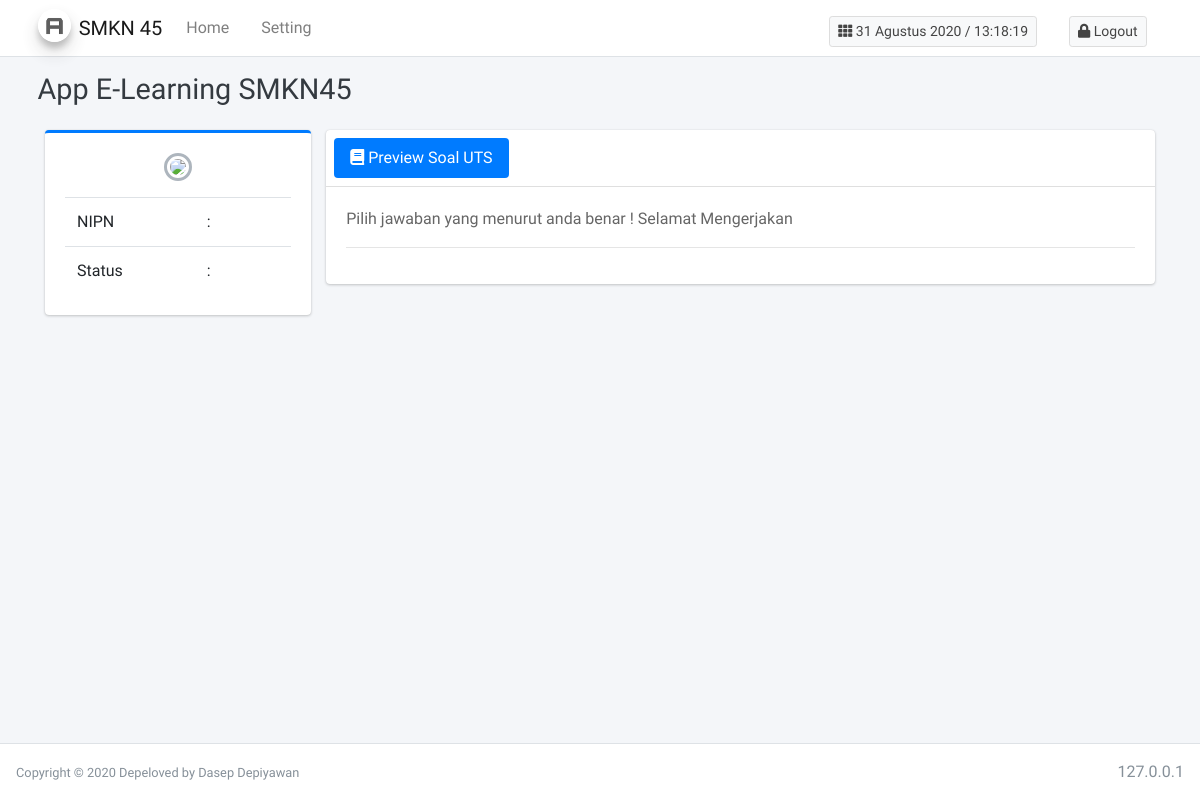
The page /guru/Soal_uts/view_uts/A002 on the database as committed earlier.
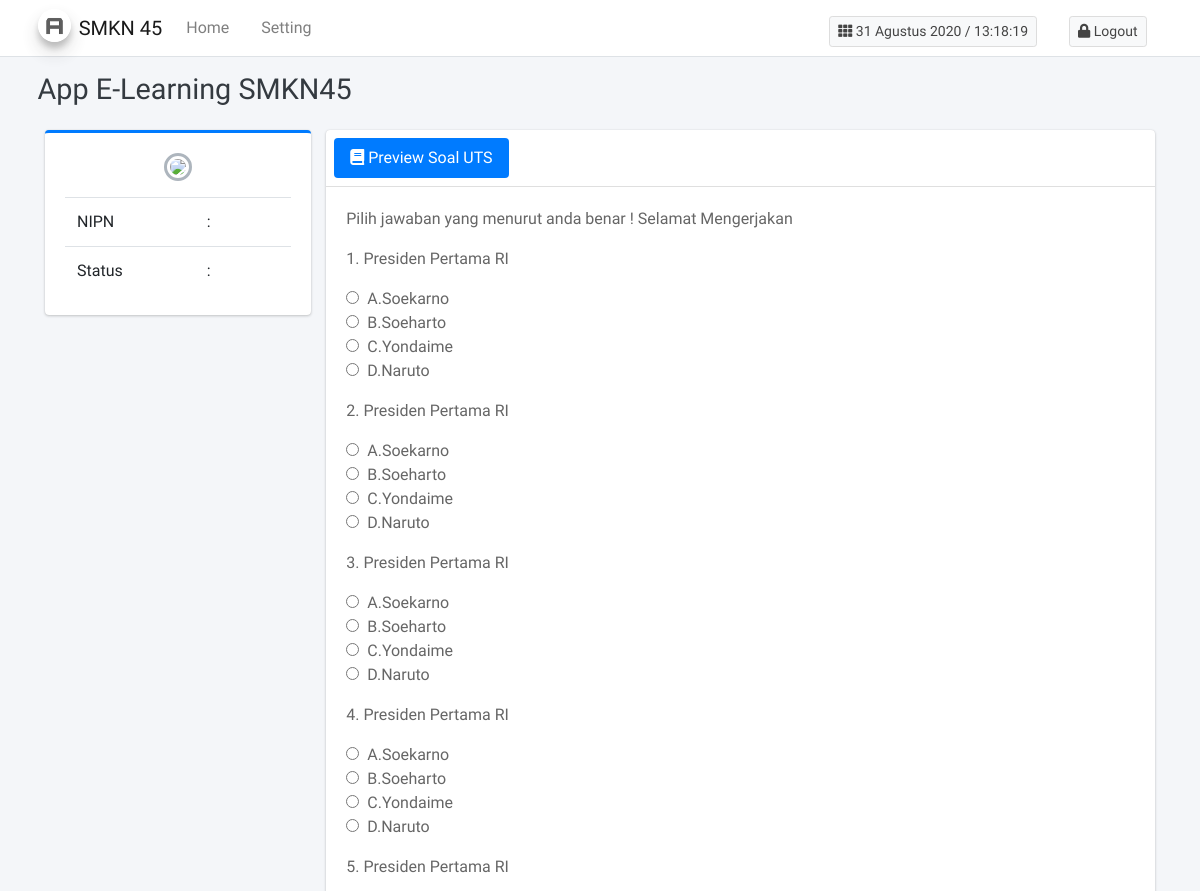
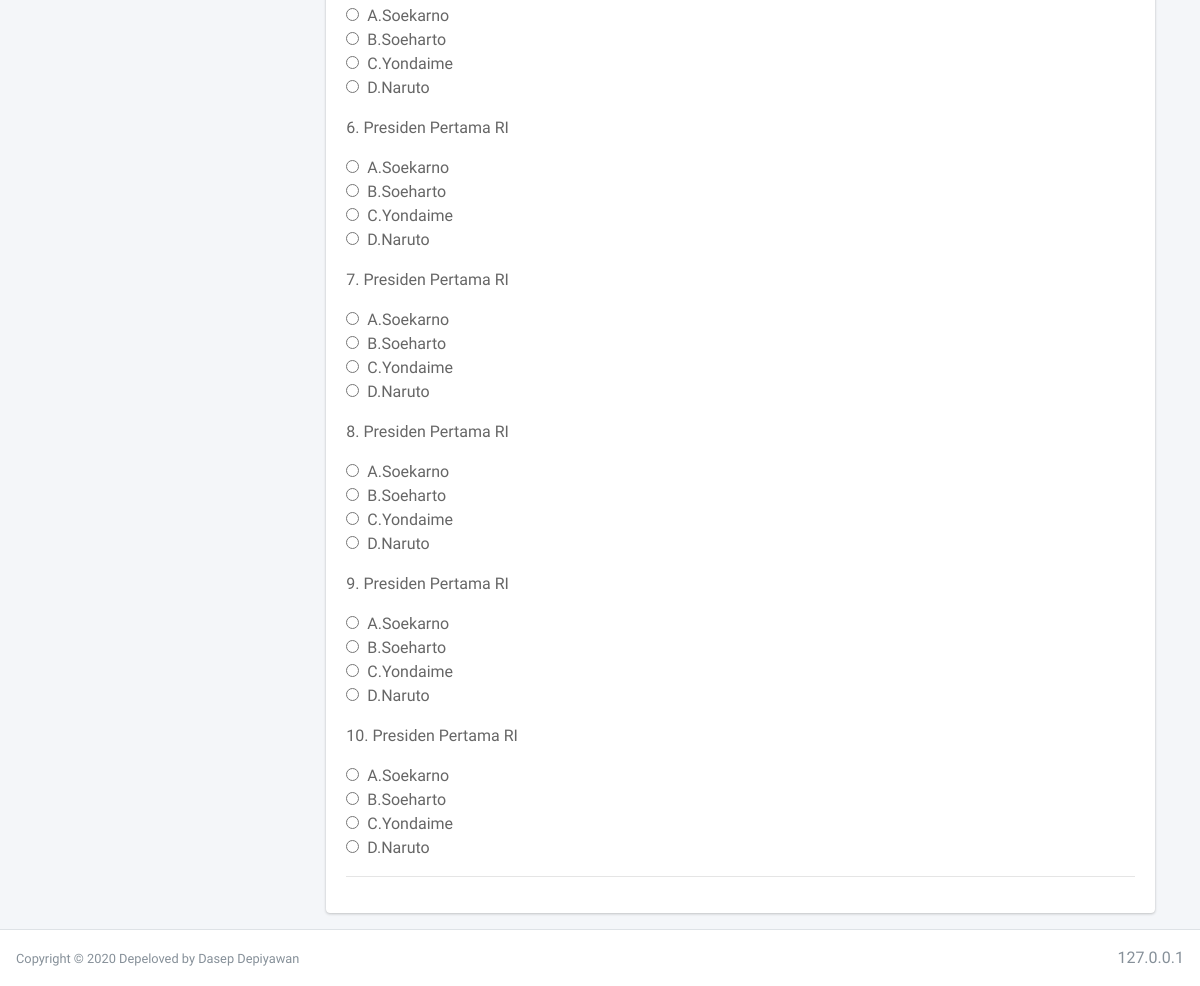
The same page on the database as committed later (2 pictures, top to bottom).
### tables this page shows
CREATE TABLE `bank_soal` (
  `id` int(11) NOT NULL,
  `id_soal` int(3) DEFAULT NULL,
  `bentuk_ujian` varchar(100) DEFAULT NULL,
  `kode_soal` varchar(25) DEFAULT NULL,
  `mata_pelajaran` varchar(60) DEFAULT NULL,
  `kode_guru` varchar(60) DEFAULT NULL,
  `nama_guru` varchar(70) DEFAULT NULL,
  `gelar` varchar(60) DEFAULT NULL,
  `prodi` varchar(150) DEFAULT NULL,
  `kode_prodi` varchar(250) DEFAULT NULL,
  `kelas` varchar(3) DEFAULT NULL,
  `soal` text DEFAULT NULL,
  `a` varchar(255) DEFAULT NULL,
  `b` varchar(255) DEFAULT NULL,
  `c` varchar(255) DEFAULT NULL,
  `d` varchar(255) DEFAULT NULL,
  `jawaban` varchar(1) DEFAULT NULL,
  `tanggal_ujian` varchar(100) DEFAULT NULL,
  `mulai` varchar(100) DEFAULT NULL,
  `selesai` varchar(100) DEFAULT NULL
);

### application/libraries/Template.php (called while the page is built)
<?php
 class Template
 {
 	var $template_data = array();
 		function set($name , $value)
 		{
 			$this->template_data[$name] = $value ;
 		}
 		function load($template = '' , $view = '' , $view_data  = array() , $return = FALSE)
 		{
 			$this->CI =& get_instance();
 			$this->set('contents', $this->CI->load->view($view, $view_data , TRUE));
 			return $this->CI->load->view($template , $this->template_data, $return);
 		}
 }

### application/controllers/guru/Soal_uts.php (called while the page is built, shortened)
<?php
 class Soal_uts extends CI_Controller
 {
 	public function view_uts($kode)
 	{
 		$data['profile'] = $this->m_guru->cariData(array("nipn" => $this->session->userdata("nipn")),"guru")->row();
 		$data['soal'] = $this->m_guru->showSoal($kode)->result();
  		$this->template->load("template/template_guru","guru/view_soal",$data);
 	}
 }

### index.php (called while the page is built, shortened)
<?php
require_once BASEPATH.'core/CodeIgniter.php';

### application/models/M_guru.php (called while the page is built, shortened)
<?php
class M_guru extends CI_Model
{
	public function showSoal($kode)
	{
		return $this->db->get_where("bank_soal",array("kode_soal" => $kode));
	}
}

### application/views/guru/view_soal.php (the view, shortened to what this page needs)
<div class="container-fluid">
        <div class="row">
          <div class="col-md-3">
            <div class="card card-primary card-outline">
              <div class="card-body box-profile">
                <div class="text-center">
                  <img class="profile-user-img img-fluid img-circle"
                      src="<?= base_url("assets/poto_pengajar/". $profile->photo) ?>">
                </div>
                <table class="table">
                 <tr>
                    <td>NIPN</td>
                    <td>:</td>
                    <td><?= $this->session->userdata("nipn") ?></td>
                  </tr>
                  <tr>
                    <td>Status</td>
                    <td>:</td>
                    <td><?= $this->session->userdata("status") ?></td>
                  </tr>
                </table>
              </div>
            </div>
          </div>
          <div class="col-md-9">
            <div class="card">
              <div class="card-header p-2">
                <ul class="nav nav-pills">
                  <li class="nav-item"><a class="nav-link active" href="#activity" data-toggle="tab"><i class="fa fa-book"></i> Preview Soal UTS</a></li>
                </ul>
              </div>
              <div class="card-body">
                <div class="tab-content">
                  <div class="active tab-pane" id="activity">
                    <div class="post">
                      <p>Pilih jawaban yang menurut anda benar ! Selamat Mengerjakan</p>
                          <form  class="pagination-block" action="<?= base_url("ujian/Soal/kumpulkanJawabanPG") ?>" method="post" name="soalPG">
                            <?php $i = 0  ;  foreach($soal as $item) : ?>
                            <div class="form-group">
                              <p><?= $item->id_soal . ". " . $item->soal ?> </p>
                              <input class="mr-2" type="radio" id="<?= $item->id . $item->a ?>" value="A" name="jawaban[<?= $item->id_soal ?>]"><?= "A." . $item->a ?><br>
                              <input class="mr-2" type="radio" id="<?= $item->b ?>" value="B" name="jawaban[<?= $item->id_soal ?>]"><?= "B." . $item->b ?><br>
                              <input class="mr-2" type="radio" id="<?= $item->c ?>" value="C" name="jawaban[<?= $item->id_soal ?>]"><?= "C." . $item->c ?><br>
                              <input class="mr-2" type="radio" value="D" name="jawaban[<?= $item->id_soal ?>]"><?= "D." . $item->d ?><br>
                            </div>
                            <?php endforeach ?>
                            <hr>
                        </form>
                    </div>
                  </div>
                  </div>
                 </div>
              </div>
            </div>
          </div>
        </div>
      </div>

### application/views/template/template_guru.php (shortened to what this page needs)
<!DOCTYPE html>
<html lang="en">
<head>
    <link rel="stylesheet" href="<?= base_url('assets') ?>/plugins/fontawesome-free/css/all.min.css">
  <link rel="stylesheet" href="https://code.ionicframework.com/ionicons/2.0.1/css/ionicons.min.css">
  <link rel="stylesheet" href="<?= base_url('assets') ?>/plugins/daterangepicker/daterangepicker.css">
  <link rel="stylesheet" href="<?= base_url('assets') ?>/plugins/icheck-bootstrap/icheck-bootstrap.min.css">
  <link rel="stylesheet" href="<?= base_url('assets') ?>/plugins/bootstrap-colorpicker/css/bootstrap-colorpicker.min.css">
  <link rel="stylesheet" href="<?= base_url('assets') ?>/plugins/tempusdominus-bootstrap-4/css/tempusdominus-bootstrap-4.min.css">
  <link rel="stylesheet" href="<?= base_url('assets') ?>/plugins/select2/css/select2.min.css">
  <link rel="stylesheet" href="<?= base_url('assets') ?>/plugins/select2-bootstrap4-theme/select2-bootstrap4.min.css">
  <link rel="stylesheet" href="<?= base_url('assets') ?>/plugins/bootstrap4-duallistbox/bootstrap-duallistbox.min.css">
  <link rel="stylesheet" href="<?= base_url('assets') ?>/dist/css/adminlte.min.css">
  <link rel="stylesheet" type="text/css" href="<?= base_url('assets') ?>/pagination/smpPagination.css">
  <link rel="stylesheet" href="<?= base_url('assets') ?>/plugins/datatables-bs4/css/dataTables.bootstrap4.min.css">
  <link rel="stylesheet" href="<?= base_url('assets') ?>/plugins/sweetalert2-theme-bootstrap-4/bootstrap-4.min.css">
  <link rel="stylesheet" href="<?= base_url('assets') ?>/plugins/toastr/toastr.min.css">
</head>
<body onload="waktu()" class="hold-transition layout-top-nav">
<div class="wrapper">
  <nav class="main-header navbar navbar-expand-md navbar-light navbar-white">
    <div class="container">
      <a href="#" class="navbar-brand">
        <img src="<?= base_url('assets') ?>/dist/img/AdminLTELogo.png" alt="AdminLTE Logo" class="brand-image img-circle elevation-3"
             style="opacity: .8">
        <span class="brand-text font-weight-light">SMKN 45 </span>
      </a>
      <div class="collapse navbar-collapse order-3" id="navbarCollapse">
          <ul class="navbar-nav">
            <li class="nav-item">
              <a href="<?= base_url("guru/Dashboard") ?>" class="nav-link">Home</a>
            </li>
            <li class="nav-item">
              <a href="<?= base_url("guru/Settings") ?>" class="nav-link">Setting</a>
            </li>
          </ul>
      </div>
      <ul class="order-1 order-md-3 navbar-nav navbar-no-expand ">
        <li class="nav-item">
          <a class="nav-link"  role="button">
          <button class="btn btn-default btn-sm"><i class="fa fa-th"></i> <span id="detik"></span> <span id="output"></span></button>
          </a>
        </li>
      </ul>
      <ul class="order-1 order-md-3 navbar-nav navbar-no-expand ml-auto">
        <li class="nav-item">
          <a class="nav-link"  href="<?= base_url('Logout') ?>" role="button">
          <button class="btn btn-default btn-sm"><i class="fa fa-lock"></i> Logout</button>
          </a>
        </li>
      </ul>
    </div>
  </nav>
  <div class="content-wrapper">
    <div class="content-header">
      <div class="container">
        <div class="row mb-2">
          <div class="col-sm-6">
            <h1 class="m-0 text-dark"> App E-Learning SMKN45</h1>
          </div>
          <div class="col-sm-6">
          </div>
        </div>
      </div>
    </div>
    <div class="content">
      <div class="container">
          <?= $contents ?>
    </div>
  </div>
  <footer class="main-footer">
    <div class="float-right d-none d-sm-inline">
    <?= $_SERVER['REMOTE_ADDR'] ?>
    </div>
    <small>Copyright &copy 2020 </small>
    <small class="small">Depeloved by Dasep Depiyawan</small>
  </footer>
</div>
</body>
</html>

Rows that differ between the two databases and show on the page:
added bank_soal: id_soal "1", soal "Presiden Pertama RI", a "Soekarno", b "Soeharto", c "Yondaime", d "Naruto"
added bank_soal: id_soal "2", soal "Presiden Pertama RI", a "Soekarno", b "Soeharto", c "Yondaime", d "Naruto"
added bank_soal: id_soal "3", soal "Presiden Pertama RI", a "Soekarno", b "Soeharto", c "Yondaime", d "Naruto"
added bank_soal: id_soal "4", soal "Presiden Pertama RI", a "Soekarno", b "Soeharto", c "Yondaime", d "Naruto"
added bank_soal: id_soal "5", soal "Presiden Pertama RI", a "Soekarno", b "Soeharto", c "Yondaime", d "Naruto"
added bank_soal: id_soal "6", soal "Presiden Pertama RI", a "Soekarno", b "Soeharto", c "Yondaime", d "Naruto"
added bank_soal: id_soal "7", soal "Presiden Pertama RI", a "Soekarno", b "Soeharto", c "Yondaime", d "Naruto"
added bank_soal: id_soal "8", soal "Presiden Pertama RI", a "Soekarno", b "Soeharto", c "Yondaime", d "Naruto"
added bank_soal: id_soal "9", soal "Presiden Pertama RI", a "Soekarno", b "Soeharto", c "Yondaime", d "Naruto"
added bank_soal: id_soal "10", soal "Presiden Pertama RI", a "Soekarno", b "Soeharto", c "Yondaime", d "Naruto"
